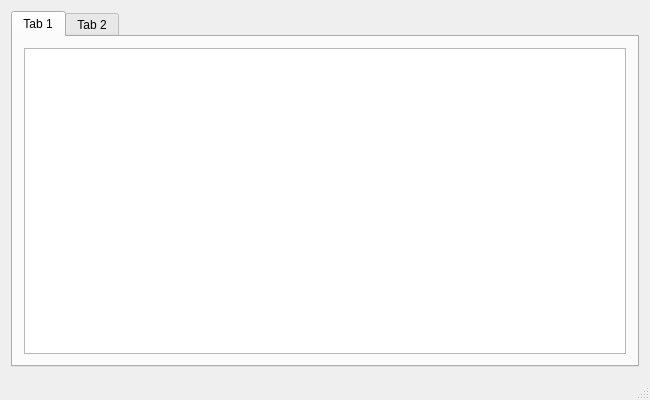
<?xml version="1.0" encoding="UTF-8"?>
<ui version="4.0">
 <class>FAT32BootSectorGUIClass</class>
 <widget class="QMainWindow" name="FAT32BootSectorGUIClass">
  <property name="geometry">
   <rect>
    <x>0</x>
    <y>0</y>
    <width>650</width>
    <height>400</height>
   </rect>
  </property>
  <property name="minimumSize">
   <size>
    <width>650</width>
    <height>400</height>
   </size>
  </property>
  <property name="maximumSize">
   <size>
    <width>650</width>
    <height>400</height>
   </size>
  </property>
  <property name="baseSize">
   <size>
    <width>650</width>
    <height>400</height>
   </size>
  </property>
  <property name="windowTitle">
   <string>Đọc thông tin phân vùng FAT32</string>
  </property>
  <property name="unifiedTitleAndToolBarOnMac">
   <bool>false</bool>
  </property>
  <widget class="QWidget" name="centralWidget">
   <layout class="QGridLayout" name="gridLayout_2">
    <item row="0" column="0">
     <widget class="QTabWidget" name="tabWidget">
      <property name="currentIndex">
       <number>0</number>
      </property>
      <widget class="QWidget" name="tab">
       <attribute name="title">
        <string>Tab 1</string>
       </attribute>
       <layout class="QHBoxLayout" name="horizontalLayout_2">
        <item>
         <widget class="QTableView" name="tblRawData"/>
        </item>
       </layout>
      </widget>
      <widget class="QWidget" name="tab_2">
       <attribute name="title">
        <string>Tab 2</string>
       </attribute>
       <layout class="QHBoxLayout" name="horizontalLayout">
        <item>
         <widget class="QTableView" name="tblInfo"/>
        </item>
       </layout>
      </widget>
     </widget>
    </item>
   </layout>
  </widget>
  <widget class="QStatusBar" name="statusBar"/>
 </widget>
 <layoutdefault spacing="6" margin="11"/>
 <resources/>
 <connections/>
</ui>
